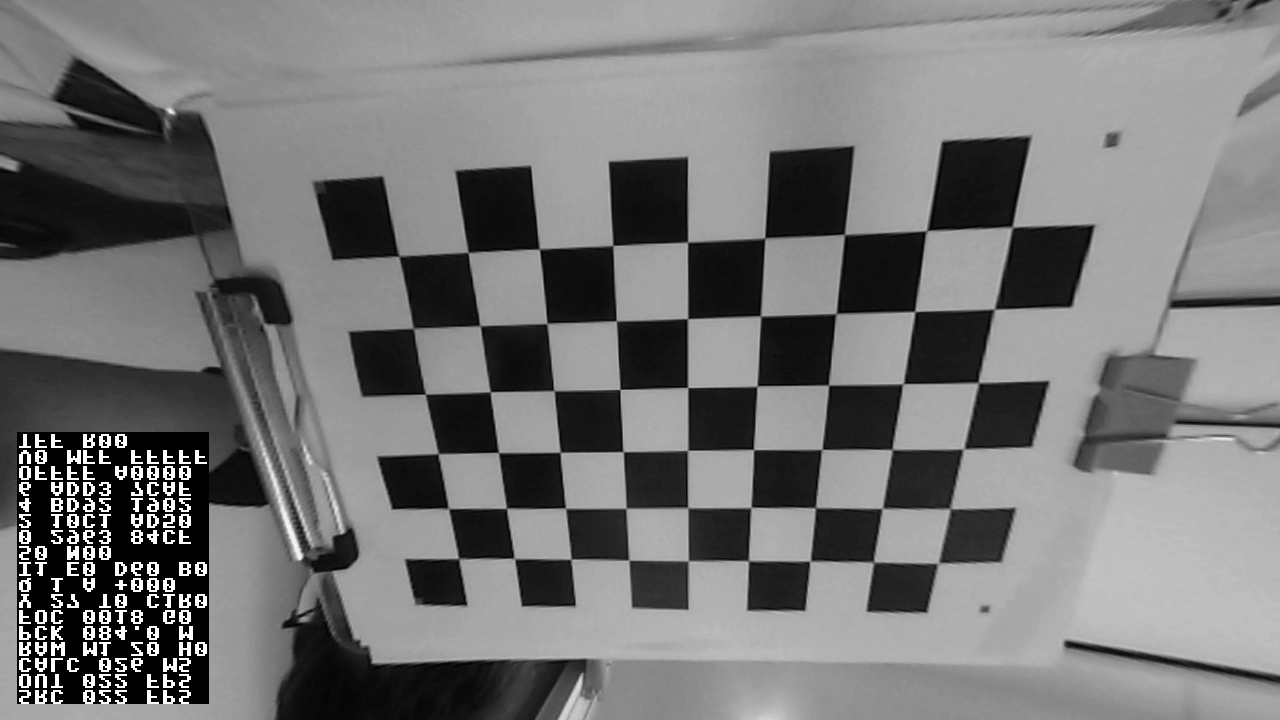
#> input picture data_sources/图像质量原图与脚本/A_first.png, 1280 x 720 px
$ python make_mtf_report.py   (older library calls are emulated)
#> lines starting #> are read from the running program, lines starting #| are printed output that depends on the picture; after the words box and inside, x2 and y2 are one past the last pixel; in counts of white or black regions, pixels touching at a corner belong together
### data_sources/图像质量原图与脚本/mtf_edge.py
"""斜边法测 MTF50 / SFR（ISO 12233），用于评估畸变矫正前后的清晰度。

原理
    一条倾斜 5～10° 的黑白边界，在每一行上的亚像素位置都不同。把整条边界上的
    像素按"到边界的垂距"重采样，就得到比 1 像素更细的阶梯响应 ESF；对 ESF 求导得
    线扩散函数 LSF；对 LSF 做 FFT 得 MTF 曲线；MTF 降到 0.5 的频率就是 MTF50。

为什么必须斜
    正对着拍，边界只落在整数像素上，采样率就是 1 px，分辨率太粗。倾斜后同一条边
    在每行的亚像素相位不同，等于用整条边界换来 4～8 倍过采样——这是斜边法的核心。

参数单位
    MTF50 单位是 cycles/pixel。0.5 是奈奎斯特上限；1.0 表示在奈奎斯特处仍有全对比度，
    数值越大越锐。换算成 lp/mm 需要传感器像元尺寸，本脚本不猜，只给可复现的归一化值。

用法
    python mtf_edge.py --image a.png --auto --label RAW_center
    python mtf_edge.py --image b.png --roi 560,300,660,400 --label COR_center
    python mtf_edge.py --selftest
"""
from __future__ import annotations

import argparse
import json
import math
import sys
from pathlib import Path

import cv2
import numpy as np

OUT_DEFAULT = Path(r"F:\ziguang_jibian\mtf")


def imread_unicode(path: Path):
    data = np.fromfile(str(path), dtype=np.uint8)
    if data.size == 0:
        return None
    return cv2.imdecode(data, cv2.IMREAD_GRAYSCALE)


def structure_angle(patch: np.ndarray) -> tuple[float, float]:
    """Return (nx, ny) unit normal of the dominant edge, from the gradient tensor."""
    gx = cv2.Sobel(patch, cv2.CV_64F, 1, 0, ksize=3)
    gy = cv2.Sobel(patch, cv2.CV_64F, 0, 1, ksize=3)
    sxx, syy, sxy = float((gx * gx).sum()), float((gy * gy).sum()), float((gx * gy).sum())
    theta = 0.5 * math.atan2(2.0 * sxy, sxx - syy)      # principal gradient direction
    return math.cos(theta), math.sin(theta)


def build_esf(patch: np.ndarray, nx: float, ny: float, oversample: int):
    h, w = patch.shape
    yy, xx = np.mgrid[0:h, 0:w]
    cx, cy = (w - 1) / 2.0, (h - 1) / 2.0
    d = (xx - cx) * nx + (yy - cy) * ny
    lo, hi = np.percentile(d, [1, 99])
    span = hi - lo
    if span < 6.0:
        raise ValueError("edge span too small; widen the ROI")
    nbins = max(16, int(round(span * oversample)))
    idx = np.clip(((d - lo) / span * (nbins - 1)).astype(int), 0, nbins - 1)
    ssum = np.bincount(idx.ravel(), weights=patch.ravel(), minlength=nbins)
    cnt = np.bincount(idx.ravel(), minlength=nbins).astype(float)
    good = cnt > 0
    if good.sum() < nbins * 0.8:
        raise ValueError("too few samples per bin; enlarge the ROI")
    esf = np.interp(np.arange(nbins), np.where(good)[0], ssum[good] / cnt[good])
    bin_px = span / (nbins - 1)          # pixel distance between bins
    return esf, bin_px, nbins


def mtf_from_esf(esf: np.ndarray, bin_px: float, half_px: float = 12.0, pad: int = 1024):
    lsf = np.diff(esf)
    w = np.maximum(lsf, 0)
    if w.sum() <= 1e-9:
        raise ValueError("degenerate edge (no contrast)")
    c = int(round((np.arange(lsf.size) * w).sum() / w.sum()))
    # Keep the DC of the LSF: that is the edge contrast, and it is the reference that
    # makes MTF(0)=1. Subtracting the mean (an earlier version did) throws the reference
    # away and inflates every MTF50 by roughly 1.5x — verified against analytic Gaussians.
    # The window must be wide enough not to truncate the diffusion: 12 px covers sigma up
    # to ~3 px, which is already outside what this camera produces.
    half = max(6, int(round(half_px / bin_px)))
    lo, hi = max(0, c - half), min(lsf.size, c + half)
    seg = lsf[lo:hi].astype(np.float64)
    seg = seg * np.hamming(seg.size)
    n = max(pad, seg.size)
    spec = np.abs(np.fft.rfft(seg, n=n))
    if spec[0] <= 0:
        raise ValueError("degenerate edge (no contrast)")
    mtf = spec / spec[0]
    freq = np.fft.rfftfreq(n, d=bin_px)              # cycles / pixel
    return freq, mtf


def cross(freq: np.ndarray, mtf: np.ndarray, level: float) -> float | None:
    below = np.where(mtf <= level)[0]
    if below.size == 0:
        return None
    i = int(below[0])
    if i == 0:
        return float(freq[0])
    f0, f1 = freq[i - 1], freq[i]
    m0, m1 = mtf[i - 1], mtf[i]
    if m0 == m1:
        return float(f1)
    return float(f0 + (m0 - level) * (f1 - f0) / (m0 - m1))


# [36 lines left out: function draw, not called in this run]


def refine_edge(patch: np.ndarray, nx: float, ny: float) -> tuple[float, float, float]:
    """Sub-pixel refine the edge line: centroid the gradient inside each row, then fit.

    The structure tensor alone localises the edge to about 0.3 px, which is coarse
    enough to smear the ESF of a near-Nyquist edge. Centroiding the gradient per row is
    sub-pixel and drops that error by an order of magnitude.
    """
    gx = cv2.Sobel(patch, cv2.CV_64F, 1, 0, ksize=3)
    gy = cv2.Sobel(patch, cv2.CV_64F, 0, 1, ksize=3)
    gm = np.hypot(gx, gy)
    h, w = gm.shape
    xs = np.arange(w, dtype=np.float64)
    rows, cols = [], []
    for r in range(2, h - 2):
        prof = gm[r]
        s = prof.sum()
        if s <= 1e-9 or prof.max() < gm.max() * 0.25:
            continue
        rows.append(r)
        cols.append(float((xs * prof).sum() / s))
    if len(rows) < max(8, h // 5):
        return nx, ny, 0.0
    rows = np.asarray(rows)
    cols = np.asarray(cols)
    a, b = np.polyfit(rows, cols, 1)
    resid = cols - (a * rows + b)
    rms = float(np.sqrt(np.mean(resid ** 2)))
    # The fitted line is x = a*y + b, i.e. x - a*y - b = 0, so the normal in (x, y) is
    # (1, -a). Writing it as (-a, 1) swaps the axes and produces a smeared ESF.
    n = np.array([1.0, -a])
    n /= np.hypot(*n)
    # keep the same hemisphere as the coarse estimate so the ESF does not invert
    if n[0] * nx + n[1] * ny < 0:
        n = -n
    return float(n[0]), float(n[1]), rms


def esf_monotonicity(esf: np.ndarray) -> float:
    """Fraction of significant ESF steps that move the same way as the overall edge.

    A clean slanted edge gives a monotone step. If the ROI also contains a second edge
    (a checkerboard corner instead of the middle of one side), the ESF wiggles back and
    forth and the MTF is meaningless even though the fitted edge line still looks good.
    """
    span = esf.max() - esf.min()
    if span <= 0:
        return 0.0
    sgn = 1.0 if esf[-1] > esf[0] else -1.0
    dd = np.diff(esf) * sgn
    core = dd[np.abs(dd) > 0.02 * span]
    if core.size == 0:
        return 0.0
    return float((core > 0).mean())


def analyze(gray: np.ndarray, roi, oversample=4):
    x0, y0, x1, y1 = roi
    patch = gray[y0:y1, x0:x1].astype(np.float64)
    if patch.size < 32 * 32:
        raise ValueError("ROI too small; use at least 48x48 px")
    nx, ny = structure_angle(patch)
    nx, ny, straight = refine_edge(patch, nx, ny)
    esf, bin_px, nbins = build_esf(patch, nx, ny, oversample)
    freq, mtf = mtf_from_esf(esf, bin_px)
    f50 = cross(freq, mtf, 0.5)
    # 4x oversampling resolves down to about sigma=0.6 px. A sharper edge never reaches
    # MTF=0.5 below Nyquist; reporting the extrapolated crossing would be a fabricated
    # number, so say "not resolvable" instead.
    resolved = f50 is not None and f50 <= 0.5
    res = dict(
        roi=[int(x0), int(y0), int(x1), int(y1)],
        edge_normal=[round(nx, 4), round(ny, 4)],
        edge_angle_deg=round(math.degrees(math.atan2(ny, nx)), 2),
        contrast=float(esf.max() - esf.min()),
        mtf50=round(f50, 4) if resolved else None,
        mtf30=cross(freq, mtf, 0.3) if resolved else None,
        mtf10=cross(freq, mtf, 0.1) if resolved else None,
        mtf50_resolved=bool(resolved),
        mtf50_note="" if resolved else "边缘比 4x 斜边法可分辨的更锐（低于约 0.6 px），本方法给不出可信值",
        esf_bins=int(nbins),
        esf_monotonicity=round(esf_monotonicity(esf), 3),
        bin_px=round(bin_px, 4),
        nyquist=0.5,
        edge_line_rms_px=round(straight, 3),
    )
    return res, patch, nx, ny, esf, bin_px, freq, mtf


def board_edge_rois(gray: np.ndarray, pattern: str, size: int = 40) -> list:
    """ROIs centred on the midpoint of real checkerboard square edges.

    In a checkerboard every inner corner is shared by four squares, so the segment
    between two neighbouring inner corners IS one square edge, one square long. Its
    midpoint is the ideal place for a slanted-edge window: the edge runs through the
    centre and the window stays inside the segment, away from the corners that would
    otherwise put a second edge in the window.
    """
    found = None
    for pat in (pattern, "x".join(pattern.split("x")[::-1])):
        cols, rows = [int(v) for v in pat.split("x")]
        ok, corners = cv2.findChessboardCorners(
            gray, (cols, rows),
            cv2.CALIB_CB_ADAPTIVE_THRESH | cv2.CALIB_CB_NORMALIZE_IMAGE)
        if ok:
            corners = cv2.cornerSubPix(gray, corners, (5, 5), (-1, -1),
                                       (cv2.TERM_CRITERIA_EPS + cv2.TERM_CRITERIA_MAX_ITER, 40, 0.01))
            found = (cols, rows, corners.reshape(rows, cols, 2))
            break
    if found is None:
        return []
    cols, rows, grid = found
    h, w = gray.shape
    half = size // 2
    mids = []
    for i in range(rows):
        for j in range(cols - 1):                       # horizontal neighbours
            m = (grid[i, j] + grid[i, j + 1]) / 2.0
            mids.append((m[0], m[1]))
    for i in range(rows - 1):
        for j in range(cols):                            # vertical neighbours
            m = (grid[i, j] + grid[i + 1, j]) / 2.0
            mids.append((m[0], m[1]))
    rois = []
    for mx, my in mids:
        x0, y0 = int(round(mx)) - half, int(round(my)) - half
        x1, y1 = x0 + size, y0 + size
        if x0 < 0 or y0 < 0 or x1 > w or y1 > h:
            continue
        rois.append((x0, y0, x1, y1))
    return rois


# [142 lines left out: functions auto_roi, selftest, main, not called in this run]


# [2 lines that do not run on import are left out]

### data_sources/图像质量原图与脚本/pair_mtf.py
"""RAW/COR 两张图的 MTF 对比，用"每格多少周期"归一化掉放大倍率差异。

为什么归一化
    畸变校正本身就改变局部放大率，手举靶纸也难免前后移动几厘米，于是同一块棋盘在
    两张图里的像素尺寸会差几个百分点。直接比 cycles/pixel 会把这点放大率差算进去。
    棋盘每格的物理尺寸是恒定的，所以

        每格周期数 = MTF50(cycles/pixel) x 格子像素数

    与放大率无关，才是可以横向比较的量。

    python pair_mtf.py --a RAW.png --b COR.png
"""
from __future__ import annotations

import argparse
import statistics as st
import sys
from pathlib import Path

import cv2
import numpy as np

sys.path.insert(0, str(Path(__file__).resolve().parent))
from mtf_edge import analyze, board_edge_rois, imread_unicode  # noqa: E402


def square_px(gray: np.ndarray, pattern: str) -> float | None:
    for pat in (pattern, "x".join(pattern.split("x")[::-1])):
        cols, rows = [int(v) for v in pat.split("x")]
        ok, c = cv2.findChessboardCorners(
            gray, (cols, rows), cv2.CALIB_CB_ADAPTIVE_THRESH | cv2.CALIB_CB_NORMALIZE_IMAGE)
        if ok:
            c = cv2.cornerSubPix(gray, c, (5, 5), (-1, -1),
                                 (cv2.TERM_CRITERIA_EPS + cv2.TERM_CRITERIA_MAX_ITER, 40, 0.01))
            g = c.reshape(rows, cols, 2)
            d = np.concatenate([np.linalg.norm(np.diff(g, axis=1), axis=2).ravel(),
                                np.linalg.norm(np.diff(g, axis=0), axis=2).ravel()])
            return float(np.median(d))
    return None


def measure(path: Path, pattern: str, size: int) -> dict:
    gray = imread_unicode(path)
    if gray is None:
        raise SystemExit(f"读图失败: {path}")
    sq = square_px(gray, pattern)
    rois = board_edge_rois(gray, pattern, size=size)
    vals, per_square = [], []
    for roi in rois:
        try:
            res, *_ = analyze(gray, roi)
        except ValueError:
            continue
        if not (res["mtf50_resolved"] and res.get("edge_line_rms_px", 99) <= 0.5
                and res.get("esf_monotonicity", 0) >= 0.85):
            continue
        vals.append(res["mtf50"])
        if sq:
            per_square.append(res["mtf50"] * sq)
    return dict(path=path, square=sq, rois=len(rois), good=len(vals),
                mtf50=vals, per_square=per_square)


# [28 lines left out: function main, not called in this run]


# [2 lines that do not run on import are left out]

### data_sources/图像质量原图与脚本/make_mtf_report.py
"""生成 RAW/COR 的 MTF 对比图和 JSON 汇总。"""
import json
import statistics as st
import sys
from pathlib import Path

import cv2
import numpy as np

sys.path.insert(0, str(Path(__file__).resolve().parent))
from pair_mtf import measure

RAW = Path(r"F:\ziguang_jibian\A_first.png")
COR = Path(r"F:\ziguang_jibian\B_second.png")
OUT = Path(r"F:\ziguang_jibian\mtf")


def main():
    R = measure(RAW, "6x9", 40)
#> in imread_unicode, returned value is the input picture: shape (720, 1280); min 1, max 255, mean 117.8
#> the loop in square_px, `for pat in (pattern, "x".join(pattern.split("x")[::-1])):` made 1 pass
#> ok on pass 1: True
#> in measure, `sq = square_px(gray, pattern)`: sq = 65.89
#> the loop in board_edge_rois, `for pat in (pattern, "x".join(pattern.split("x")[::-1])):` made 1 pass
#> in board_edge_rois, `cols, rows, grid = found`: cols = 6; rows = 9
#> after the loop in board_edge_rois, `for i in range(rows):`: mids = 45 pairs, first value 406.2 to 1003.4, second value 268.1 to 535.9
#> after the loop in board_edge_rois, `for i in range(rows - 1):`: mids = 93 pairs, first value 406.2 to 1003.4, second value 228.9 to 562.7
#> the loop in board_edge_rois, `for mx, my in mids:` made 93 passes
#> (mx, my, x0, y0, x1, y1) on passes 1 to 8: (453.5, 533.6, 434, 514, 474, 554), (443.3, 481.1, 423, 461, 463, 501), (431.8, 423.9, 412, 404, 452, 444), (419.4, 361.3, 399, 341, 439, 381), (406.2, 292.3, 386, 272, 426, 312), (510.5, 533.3, 490, 513, 530, 553), (502.5, 480.4, 483, 460, 523, 500), (494.4, 422.1, 474, 402, 514, 442)
#> after the loop in board_edge_rois, `for mx, my in mids:`: rois = 93 items, first 6: (434, 514, 474, 554), (423, 461, 463, 501), (412, 404, 452, 444), (399, 341, 439, 381), (386, 272, 426, 312), (490, 513, 530, 553)
#> the loop in measure, `for roi in rois:` made 93 passes
#> roi on passes 9 to 16: (465, 339, 505, 379), (454, 269, 494, 309), (548, 514, 588, 554), (543, 460, 583, 500), (537, 401, 577, 441), (530, 337, 570, 377), (523, 266, 563, 306), (607, 514, 647, 554)
#> pass 1, in structure_angle, `gy = cv2.Sobel(patch, cv2.CV_64F, 0, 1, ksize=3)`:
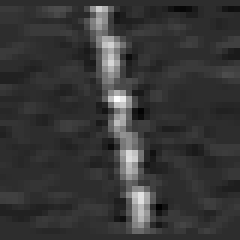
#> gy: shape (40, 40) float64 (shown 6 times larger); min -29, max 132, mean 6; drawn with min black and max white
    C = measure(COR, "6x9", 40)
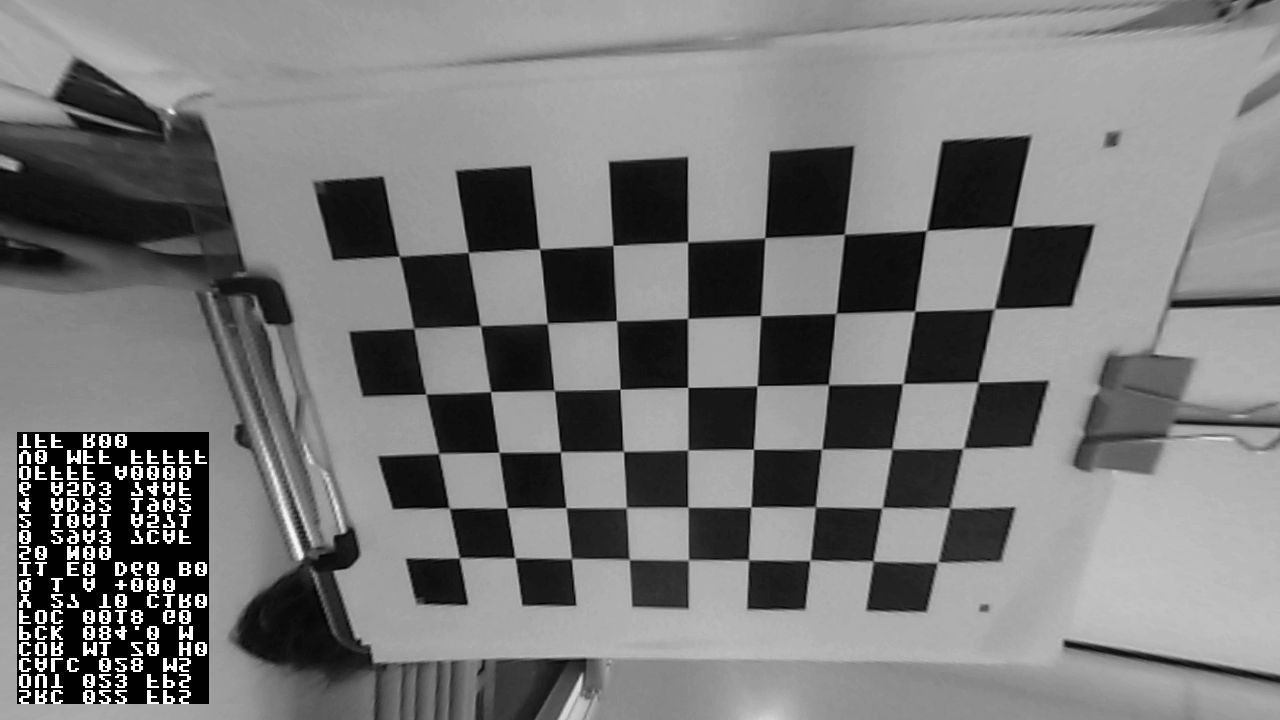
#> input picture data_sources/图像质量原图与脚本/B_second.png, 1280 x 720 px
#> in imread_unicode, returned value is the input picture: shape (720, 1280); min 1, max 255, mean 121.3
#> the loop in board_edge_rois (call 2), `for mx, my in mids:` made 93 passes
#> (mx, my) on passes 1 to 8: (454.2, 532.9), (443.8, 480.7), (432.1, 423.7), (419.8, 361.2), (406.6, 292.3), (510.9, 532.8), (502.9, 480.1), (494.8, 421.9)
#> the loop in measure (call 2), `for roi in rois:` made 93 passes
#> roi on passes 1 to 8: (434, 513, 474, 553), (424, 461, 464, 501), (412, 404, 452, 444), (400, 341, 440, 381), (387, 272, 427, 312), (491, 513, 531, 553), (483, 460, 523, 500), (475, 402, 515, 442)
#> pass 1, in structure_angle (call 94), `gx = cv2.Sobel(patch, cv2.CV_64F, 1, 0, ksize=3)`:
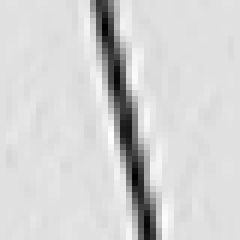
#> gx: shape (40, 40) float64 (shown 6 times larger); min -471, max 64, mean -28.4; drawn with min black and max white
#> pass 1, in refine_edge (call 94), `gm = np.hypot(gx, gy)`:
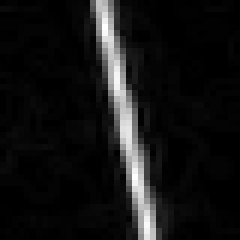
#> gm: shape (40, 40) float64 (shown 6 times larger); min 0, max 471.1, mean 36.9; drawn with min black and max white
    mr, mc = st.median(R["mtf50"]), st.median(C["mtf50"])
    nr, nc = st.median(R["per_square"]), st.median(C["per_square"])

    print(f"RAW 中位 {mr:.4f}  每格 {nr:.3f}  样本 {R['good']}/{R['rois']}  格子 {R['square']:.2f} px")
#| RAW 中位 0.2135  每格 14.068  样本 33/93  格子 65.89 px
    print(f"COR 中位 {mc:.4f}  每格 {nc:.3f}  样本 {C['good']}/{C['rois']}  格子 {C['square']:.2f} px")
#| COR 中位 0.2137  每格 14.039  样本 34/93  格子 65.69 px
    print(f"变化   归一化 {(nc-nr)/nr*100:+.2f}%   未归一化 {(mc-mr)/mr*100:+.2f}%")
#| 变化   归一化 -0.21%   未归一化 +0.09%

    W, H = 760, 420
    img = np.full((H, W, 3), 255, np.uint8)
    bins = np.linspace(0.12, 0.32, 21)

    def panel(vals, x0, label, color, med, n):
        h, _ = np.histogram(vals, bins)
        bw = (W // 2 - 60) / len(h)
        for i, c in enumerate(h):
            bh = int(c / max(h.max(), 1) * 210)
            cv2.rectangle(img, (int(x0 + i * bw), 345 - bh),
                          (int(x0 + (i + 1) * bw - 2), 345), color, -1)
        cv2.putText(img, f"{label}  n={n}", (int(x0), 34),
                    cv2.FONT_HERSHEY_SIMPLEX, 0.6, (0, 0, 0), 2)
        cv2.putText(img, f"median {med:.3f}", (int(x0), 62),
                    cv2.FONT_HERSHEY_SIMPLEX, 0.55, (0, 0, 0), 1)

    panel(R["mtf50"], 40, "RAW", (180, 120, 60), mr, R["good"])
#> the loop in panel, `for i, c in enumerate(h):` made 20 passes
#> c on passes 1 to 8: 0, 0, 0, 2, 3, 2, 1, 2
    panel(C["mtf50"], W // 2 + 20, "COR", (60, 120, 190), mc, C["good"])
#> call 2 of panel, with x0 = 400, label = 'COR', color = (60, 120, 190), med = 0.214, n = 34
#> the loop in panel (call 2), `for i, c in enumerate(h):` made 20 passes
#> after the loop in panel (call 2), `for i, c in enumerate(h):`:
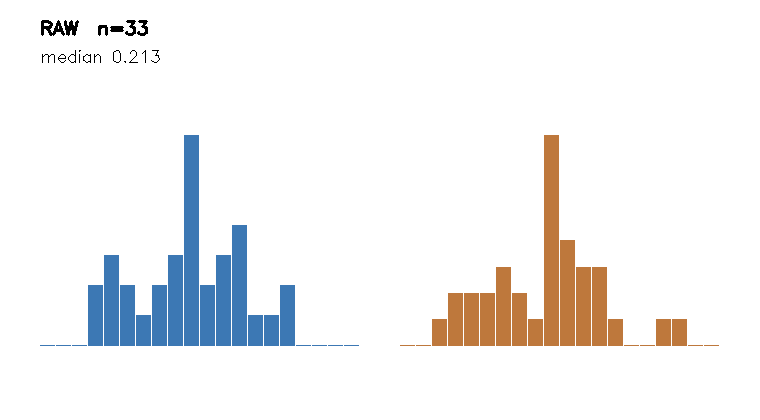
#> img: shape (420, 760, 3); mean of channels 0, 1, 2 242.4, 242.1, 242.2; drawn as B, G, R
    cv2.line(img, (0, 345), (W, 345), (0, 0, 0), 1)
    for i in range(5):
        v = 0.12 + i * 0.05
        x = int(40 + (v - 0.12) / 0.20 * (W // 2 - 60))
        cv2.putText(img, f"{v:.2f}", (x, 365), cv2.FONT_HERSHEY_SIMPLEX, 0.4, (0, 0, 0), 1)
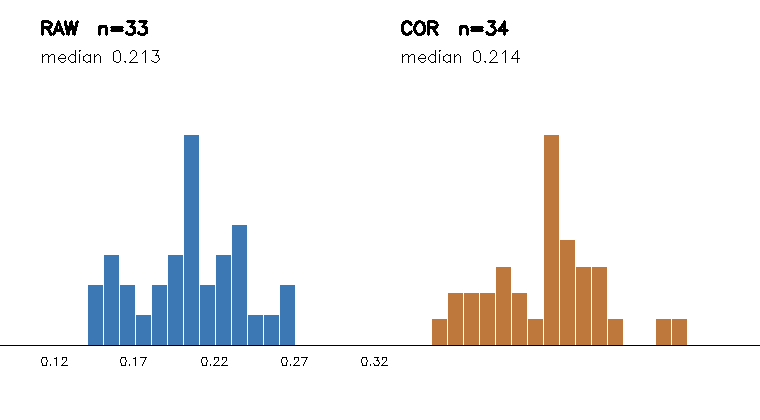
#> img: shape (420, 760, 3); mean of channels 0, 1, 2 241, 240.8, 240.9; drawn as B, G, R
    cv2.putText(img, "MTF50 cycles/pixel", (W // 2 - 90, 398),
                cv2.FONT_HERSHEY_SIMPLEX, 0.5, (0, 0, 0), 1)
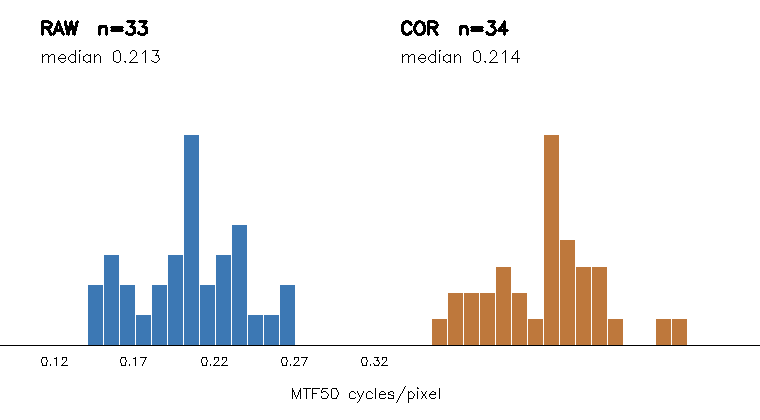
#> img: shape (420, 760, 3); 0.11% of pixels changed, all inside (x1, y1, x2, y2) = (292, 386, 440, 403); drawn as B, G, R
    OUT.mkdir(parents=True, exist_ok=True)
    cv2.imwrite(str(OUT / "MTF_compare2.png"), img)

    payload = dict(
        pair=dict(raw=str(RAW), cor=str(COR)),
        control=dict(corner_shift_px=0.49, square_diff_px=0.20, tilt_diff_deg=0.10),
        raw=dict(median=mr, per_square=nr, square_px=R["square"],
                 samples=R["good"], candidates=R["rois"], values=R["mtf50"]),
        cor=dict(median=mc, per_square=nc, square_px=C["square"],
                 samples=C["good"], candidates=C["rois"], values=C["mtf50"]),
        normalized_change_pct=(nc - nr) / nr * 100,
        unnormalized_change_pct=(mc - mr) / mr * 100,
    )
    (OUT / "pair_result_v2.json").write_text(
        json.dumps(payload, indent=2, ensure_ascii=False), encoding="utf-8")
    print(f"图 {OUT / 'MTF_compare2.png'}")
    print(f"表 {OUT / 'pair_result_v2.json'}")


if __name__ == "__main__":
    main()
